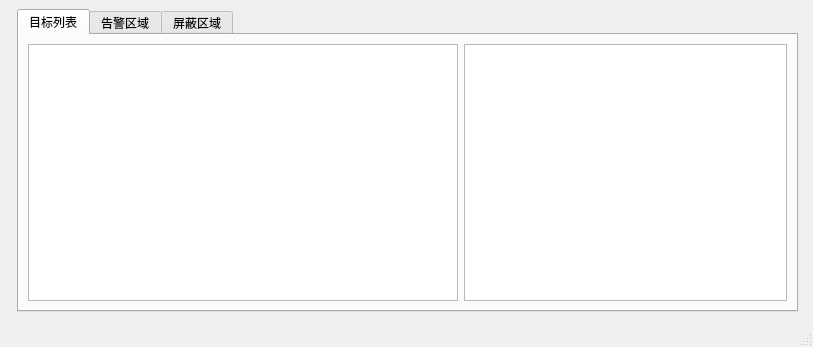
<?xml version="1.0" encoding="UTF-8"?>
<ui version="4.0">
 <class>MainWindow</class>
 <widget class="QMainWindow" name="MainWindow">
  <property name="geometry">
   <rect>
    <x>0</x>
    <y>0</y>
    <width>813</width>
    <height>347</height>
   </rect>
  </property>
  <property name="windowTitle">
   <string>MainWindow</string>
  </property>
  <widget class="QWidget" name="centralwidget">
   <layout class="QHBoxLayout" name="horizontalLayout_17">
    <item>
     <layout class="QVBoxLayout" name="verticalLayout_2" stretch="0">
      <property name="spacing">
       <number>6</number>
      </property>
      <property name="leftMargin">
       <number>8</number>
      </property>
      <property name="rightMargin">
       <number>6</number>
      </property>
      <property name="bottomMargin">
       <number>4</number>
      </property>
      <item>
       <widget class="QTabWidget" name="targetAlertTabWidget">
        <property name="font">
         <font>
          <weight>50</weight>
          <bold>false</bold>
         </font>
        </property>
        <property name="cursor">
         <cursorShape>ArrowCursor</cursorShape>
        </property>
        <property name="autoFillBackground">
         <bool>false</bool>
        </property>
        <property name="tabShape">
         <enum>QTabWidget::Rounded</enum>
        </property>
        <property name="currentIndex">
         <number>0</number>
        </property>
        <widget class="QWidget" name="tab_targetList">
         <property name="enabled">
          <bool>true</bool>
         </property>
         <attribute name="title">
          <string>目标列表</string>
         </attribute>
         <layout class="QHBoxLayout" name="horizontalLayout_12">
          <item>
           <layout class="QHBoxLayout" name="horizontalLayout" stretch="4,3">
            <item>
             <widget class="QTableView" name="table_infraredTargets">
              <property name="iconSize">
               <size>
                <width>0</width>
                <height>0</height>
               </size>
              </property>
             </widget>
            </item>
            <item>
             <widget class="QTableView" name="table_radarTargets"/>
            </item>
           </layout>
          </item>
         </layout>
        </widget>
        <widget class="QWidget" name="tab_alertareaList">
         <attribute name="title">
          <string>告警区域</string>
         </attribute>
         <layout class="QVBoxLayout" name="verticalLayout">
          <item>
           <layout class="QHBoxLayout" name="horizontalLayout_4">
            <item>
             <widget class="QPushButton" name="btn_addAlertArea">
              <property name="text">
               <string>添加</string>
              </property>
              <property name="iconSize">
               <size>
                <width>16</width>
                <height>16</height>
               </size>
              </property>
             </widget>
            </item>
            <item>
             <widget class="QLabel" name="label_startDirection">
              <property name="text">
               <string>起始方位角</string>
              </property>
             </widget>
            </item>
            <item>
             <widget class="QLineEdit" name="lineEdit"/>
            </item>
            <item>
             <widget class="QLabel" name="label_endDirection">
              <property name="text">
               <string>终止方位角</string>
              </property>
             </widget>
            </item>
            <item>
             <widget class="QLineEdit" name="lineEdit_2"/>
            </item>
            <item>
             <widget class="QLabel" name="label_startPitch">
              <property name="text">
               <string>起始俯仰角</string>
              </property>
             </widget>
            </item>
            <item>
             <widget class="QLineEdit" name="lineEdit_3"/>
            </item>
            <item>
             <widget class="QLabel" name="label_endPitch">
              <property name="text">
               <string>终止俯仰角</string>
              </property>
             </widget>
            </item>
            <item>
             <widget class="QLineEdit" name="lineEdit_4"/>
            </item>
            <item>
             <widget class="QPushButton" name="btn_cancelAlertAreas">
              <property name="text">
               <string>取消全部告警区域</string>
              </property>
             </widget>
            </item>
           </layout>
          </item>
          <item>
           <layout class="QVBoxLayout" name="verticalLayout_3">
            <item>
             <widget class="QTableView" name="table_alertAreas"/>
            </item>
           </layout>
          </item>
         </layout>
        </widget>
        <widget class="QWidget" name="tab_ignoreareaList">
         <attribute name="title">
          <string>屏蔽区域</string>
         </attribute>
         <layout class="QVBoxLayout" name="verticalLayout_5">
          <item>
           <layout class="QHBoxLayout" name="horizontalLayout_6">
            <item>
             <widget class="QPushButton" name="btn_addIgnoreArea">
              <property name="text">
               <string>添加</string>
              </property>
             </widget>
            </item>
            <item>
             <widget class="QLabel" name="label_startDirection_2">
              <property name="text">
               <string>起始方位角</string>
              </property>
             </widget>
            </item>
            <item>
             <widget class="QLineEdit" name="lineEdit_5"/>
            </item>
            <item>
             <widget class="QLabel" name="label_endDirection_2">
              <property name="text">
               <string>终止方位角</string>
              </property>
             </widget>
            </item>
            <item>
             <widget class="QLineEdit" name="lineEdit_6"/>
            </item>
            <item>
             <widget class="QLabel" name="label_startPitch_2">
              <property name="text">
               <string>起始俯仰角</string>
              </property>
             </widget>
            </item>
            <item>
             <widget class="QLineEdit" name="lineEdit_7"/>
            </item>
            <item>
             <widget class="QLabel" name="label_endPitch_2">
              <property name="text">
               <string>终止俯仰角</string>
              </property>
             </widget>
            </item>
            <item>
             <widget class="QLineEdit" name="lineEdit_8"/>
            </item>
            <item>
             <widget class="QPushButton" name="btn_cancelIgnoreAreas">
              <property name="text">
               <string>取消全部屏蔽区域</string>
              </property>
              <property name="iconSize">
               <size>
                <width>16</width>
                <height>16</height>
               </size>
              </property>
              <property name="default">
               <bool>false</bool>
              </property>
             </widget>
            </item>
           </layout>
          </item>
          <item>
           <layout class="QVBoxLayout" name="verticalLayout_4">
            <item>
             <widget class="QTableView" name="table_ignoreAreas"/>
            </item>
           </layout>
          </item>
         </layout>
        </widget>
       </widget>
      </item>
     </layout>
    </item>
   </layout>
  </widget>
  <widget class="QMenuBar" name="menubar">
   <property name="geometry">
    <rect>
     <x>0</x>
     <y>0</y>
     <width>813</width>
     <height>23</height>
    </rect>
   </property>
  </widget>
  <widget class="QStatusBar" name="statusbar"/>
 </widget>
 <resources/>
 <connections/>
</ui>
